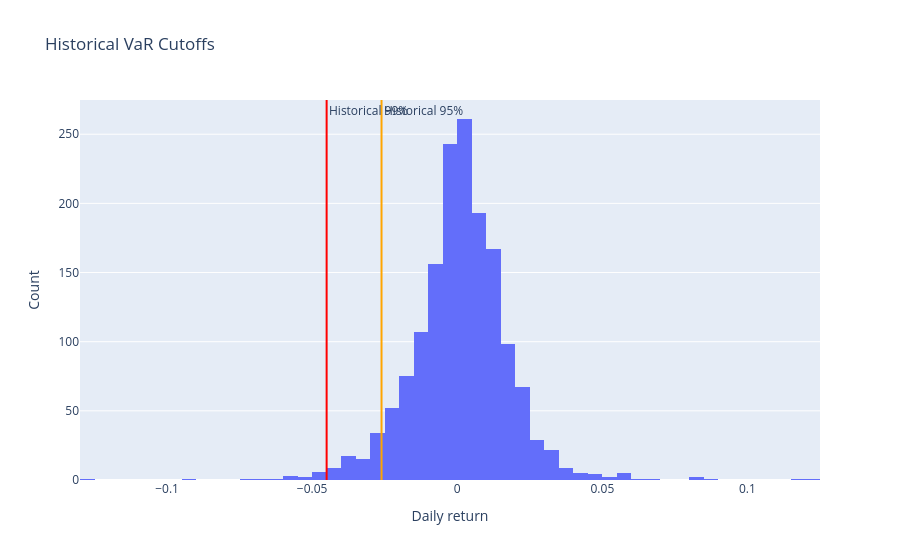

Write notebook code for a chart like this one.
### Code cell
# VaR cutoff chart: show historical 95% and 99% cutoff returns.

fig = go.Figure()
fig.add_trace(go.Histogram(x=portfolio_returns, nbinsx=80, name="Portfolio returns"))
fig.add_vline(x=historical_var_95.var_return, line_color="orange", annotation_text="Historical 95%")
fig.add_vline(x=historical_var_99.var_return, line_color="red", annotation_text="Historical 99%")
fig.update_layout(title="Historical VaR Cutoffs", xaxis_title="Daily return", yaxis_title="Count")
fig

### Figure 1 — Plotly figure (JSON) as saved in the notebook; plotly's stock layout.template omitted (floating-point values rounded to 4 significant figures; data arrays with more than 128 entries replaced by an {"elided": "..."} marker saying what was removed)
{"data": [{"name": "Portfolio returns", "nbinsx": 80, "type": "histogram", "x": {"elided": "1593 float values"}}], "layout": {"annotations": [{"showarrow": false, "text": "Historical 95%", "x": -0.0261, "xanchor": "left", "xref": "x", "y": 1, "yanchor": "top", "yref": "y domain"}, {"showarrow": false, "text": "Historical 99%", "x": -0.04501, "xanchor": "left", "xref": "x", "y": 1, "yanchor": "top", "yref": "y domain"}], "shapes": [{"line": {"color": "orange"}, "type": "line", "x0": -0.0261, "x1": -0.0261, "xref": "x", "y0": 0, "y1": 1, "yref": "y domain"}, {"line": {"color": "red"}, "type": "line", "x0": -0.04501, "x1": -0.04501, "xref": "x", "y0": 0, "y1": 1, "yref": "y domain"}], "title": {"text": "Historical VaR Cutoffs"}, "xaxis": {"title": {"text": "Daily return"}}, "yaxis": {"title": {"text": "Count"}}}}
